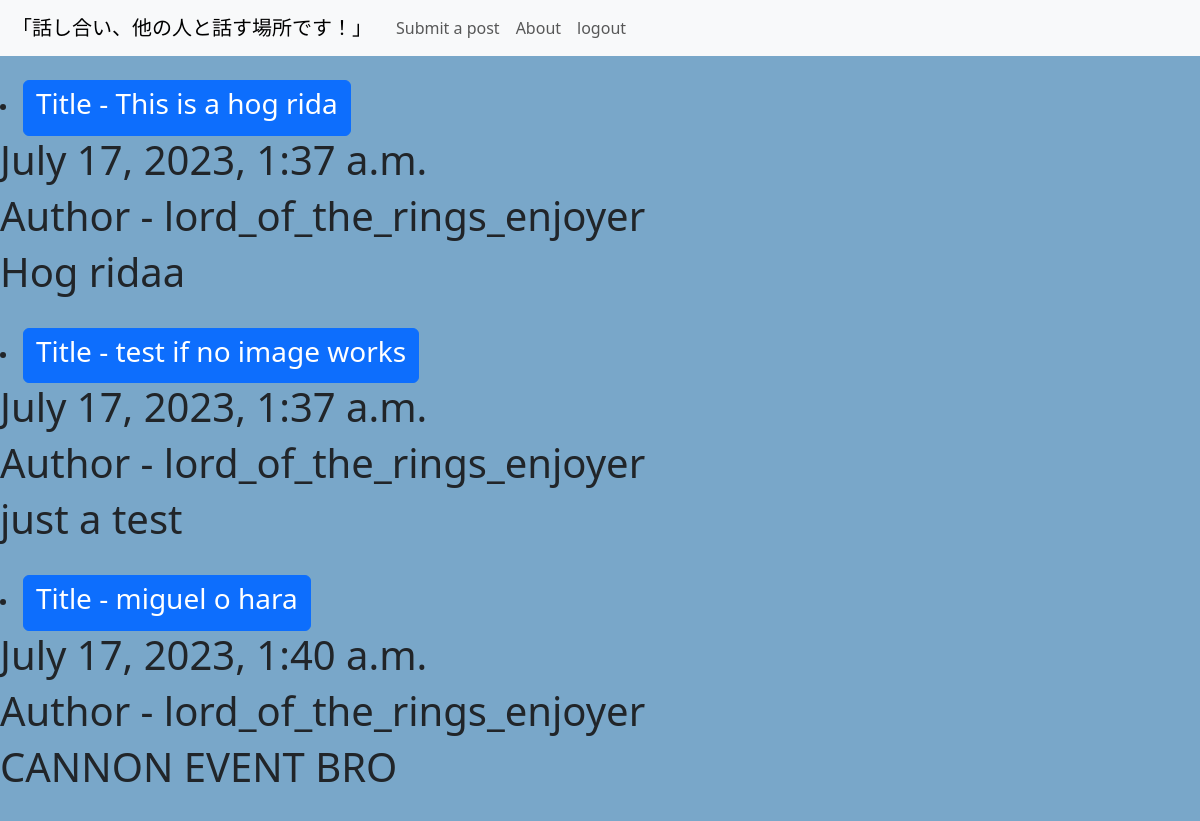
The app's page / (signed in) with its own data.
### hanashiai_web/models.py (models this page shows, shortened)
class Post(models.Model):
    title = models.CharField(max_length=255)
    author = models.ForeignKey(User, on_delete=models.CASCADE)
    body = models.TextField()
    date = models.DateTimeField(default=timezone.now)
    image = models.ImageField(null=True, blank=True, upload_to="images/" )

### hanashiai_web/views.py (the view)
# urls.py: path('', Homepage.as_view(), name="homepage"),
class Homepage(ListView):
    model = Post
    template_name = 'homepage.html'

### hanashiai_web/templates/homepage.html (shortened to what this page needs)
{% extends 'base.html' %}
{% block content %}
<!DOCTYPE html>
<html>
<body>
{% for post in object_list %}
<li><a href="{%url 'post_details' post.pk%}" class="btn btn-primary" > <h3> Title - {{post.title}} </h3> </a>  </h1> <h1> {{ post.date }}</h1>  <h1>Author - {{post.author}}</h1>
<h1>{{post.body}}</h1></li><br/>
{% endfor %}
</body>
</body>
</html>
{% endblock %}

### hanashiai_web/templates/homepage.html (style rules this page uses)
body { background-color: rgb(121, 167, 201); }

### records on screen
Post: title "This is a hog rida", date "July 17, 2023, 1:37 a.m.", author "lord_of_the_rings_enjoyer", body "Hog ridaa"
Post: title "test if no image works", date "July 17, 2023, 1:37 a.m.", author "lord_of_the_rings_enjoyer", body "just a test"
Post: title "miguel o hara", date "July 17, 2023, 1:40 a.m.", author "lord_of_the_rings_enjoyer", body "CANNON EVENT BRO"
